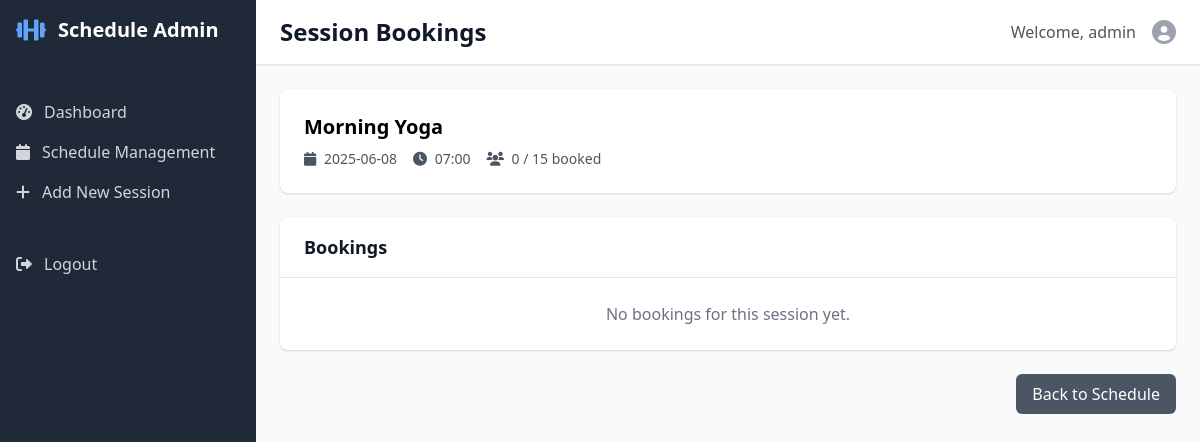
/view_bookings/19 (signed in), run on the app's committed database.
### tables this page shows
CREATE TABLE schedule (
            id INTEGER PRIMARY KEY AUTOINCREMENT,
            name TEXT NOT NULL,
            date TEXT NOT NULL,
            time TEXT NOT NULL,
            capacity INTEGER DEFAULT 20,
            booked_count INTEGER DEFAULT 0,
            created_at TIMESTAMP DEFAULT CURRENT_TIMESTAMP
        );

### Group 6/src/admin_app.py (the view)
    def decorated_function(*args, **kwargs):
        if 'admin_logged_in' not in session:
            return redirect(url_for('login'))
        return f(*args, **kwargs)

### Group 6/src/admin_app.py (called while the page is built)
def admin_required(f):
    def decorated_function(*args, **kwargs):
        if 'admin_logged_in' not in session:
            return redirect(url_for('login'))
        return f(*args, **kwargs)
    decorated_function.__name__ = f.__name__
    return decorated_function

@app.route('/view_bookings/<int:schedule_id>')
@admin_required
def view_bookings(schedule_id):
    schedule = db.get_schedule_by_id(schedule_id)
    bookings = db.get_bookings_by_schedule(schedule_id)
    if not schedule:
        flash('Schedule not found!', 'error')
        return redirect(url_for('schedule'))
    return render_template('admin_view_bookings.html', schedule=schedule, bookings=bookings)

### Group 6/src/gym_database.py (called while the page is built)
    def get_schedule_by_id(self, schedule_id):
        self.cursor.execute(
            "SELECT id, name, date, time, capacity, booked_count FROM schedule WHERE id = ?",
            (schedule_id,)
        )
        return self.cursor.fetchone()

    def get_bookings_by_schedule(self, schedule_id):
        self.cursor.execute(
            """
            SELECT b.id, b.customer_name, b.customer_email, b.booking_time
            FROM bookings b
            WHERE b.schedule_id = ?
            ORDER BY b.booking_time DESC
            """,
            (schedule_id,)
        )
        return self.cursor.fetchall()

### Group 6/src/templates/admin_view_bookings.html (shortened to what this page needs)
{% extends "admin_base.html" %}
{% block header %}Session Bookings{% endblock %}
{% block content %}
<div class="space-y-6">
    <div class="bg-white rounded-lg shadow p-6">
        <h2 class="text-xl font-semibold mb-2">{{ schedule[1] }}</h2>
        <div class="flex space-x-4 text-sm text-gray-600">
            <div><i class="fas fa-calendar mr-1"></i> {{ schedule[2] }}</div>
            <div><i class="fas fa-clock mr-1"></i> {{ schedule[3] }}</div>
            <div><i class="fas fa-users mr-1"></i> {{ schedule[5] }} / {{ schedule[4] }} booked</div>
        </div>
    </div>
    <div class="bg-white rounded-lg shadow overflow-hidden">
        <div class="px-6 py-4 border-b border-gray-200">
            <h3 class="text-lg font-semibold text-gray-900">Bookings</h3>
        </div>
        <div class="overflow-x-auto">
            {% if bookings %}
            <table class="min-w-full divide-y divide-gray-200">
                <thead class="bg-gray-50">
                    <tr>
                        <th class="px-6 py-3 text-left text-xs font-medium text-gray-500 uppercase tracking-wider">Customer Name</th>
                        <th class="px-6 py-3 text-left text-xs font-medium text-gray-500 uppercase tracking-wider">Email</th>
                        <th class="px-6 py-3 text-left text-xs font-medium text-gray-500 uppercase tracking-wider">Booking Time</th>
                    </tr>
                </thead>
                <tbody class="bg-white divide-y divide-gray-200">
                    {% for booking in bookings %}
                    <tr>
                        <td class="px-6 py-4 whitespace-nowrap">
                            <div class="text-sm font-medium text-gray-900">{{ booking[1] }}</div>
                        </td>
                        <td class="px-6 py-4 whitespace-nowrap">
                            <div class="text-sm text-gray-900">{{ booking[2] }}</div>
                        </td>
                        <td class="px-6 py-4 whitespace-nowrap">
                            <div class="text-sm text-gray-900">{{ booking[3] }}</div>
                        </td>
                    </tr>
                    {% endfor %}
                </tbody>
            </table>
            {% else %}
            <div class="p-6 text-center">
                <p class="text-gray-500">No bookings for this session yet.</p>
            </div>
            {% endif %}
        </div>
    </div>
    <div class="flex justify-end">
        <a href="/schedule" class="px-4 py-2 bg-gray-600 text-white rounded-md hover:bg-gray-700">
            Back to Schedule
        </a>
    </div>
</div>
{% endblock %}

### data on the page
schedule: name "Morning Yoga", date "2025-06-08", time "07:00", booked_count "0", capacity "15"

### other printed values
{{ session.admin_username }} "admin"
